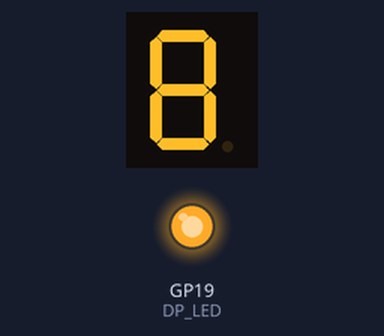
A program run on a simulated Raspberry Pi Pico running MicroPython. Shown: 1-digit seven-segment display, output pins drawn as LEDs (lit = HIGH). The segment pins are drawn as the display they are named for; pins used as bus, display or sensor lines are not drawn; what the program prints to the serial console is not drawn.

Above: at 0.8 s.
At 9.72 s:
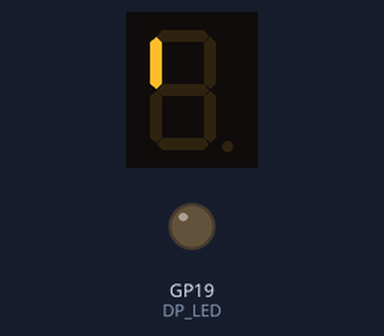
At 19.95 s:
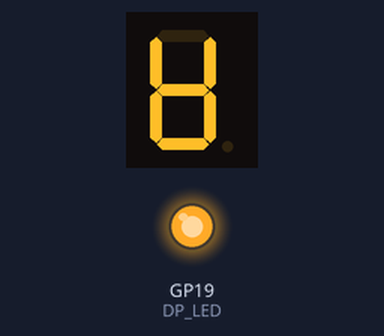
At 39.75 s:
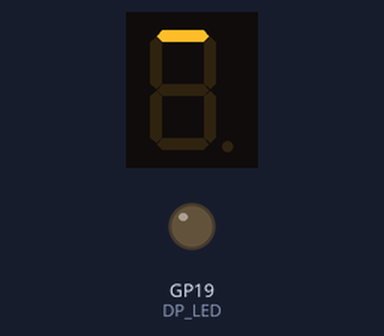
Timing chart, 0 to 40.0 s (numbered marks = the images above):
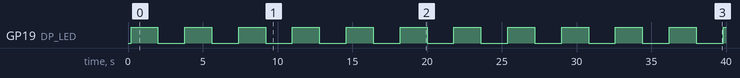

The program:

Seven_Segment_LED_Display.py
```python
# 7 Segment LED display - Common cathode
# Turn on and off each segment

#ALSO REQUIRED!!!
#220 ohm resistor for each Segment
#Wire according to information provided on associated video on YouTube

#Check the data sheet for your display, adjust connections as needed
#Connect Common Cathode pins to GND pins on PICO
#Connect the segment LEDS to these pins

#A_LED  to pin 21/GP16
#B_LED  to pin 22/GP17
#DP_LED to pin 25/GP19
#C_LED  to pin 26/GP20

#D_LED to pin 16/GP12
#E_LED to pin 17/GP13
#G_LED to pin 19/GP14
#F_LED to pin 20/GP15

#load libraries
import machine
import utime

A_LED  = machine.Pin(16,machine.Pin.OUT)  #Create an output pin for each segment
B_LED  = machine.Pin(17,machine.Pin.OUT)
DP_LED = machine.Pin(19,machine.Pin.OUT)
C_LED  = machine.Pin(20,machine.Pin.OUT)

D_LED  = machine.Pin(12,machine.Pin.OUT)
E_LED  = machine.Pin(13,machine.Pin.OUT)
G_LED  = machine.Pin(14,machine.Pin.OUT)
F_LED  = machine.Pin(15,machine.Pin.OUT)

print("Ready, Set, GO!")
Seq_Del = .1
while True:
    A_LED.value(1)       #Turn ON A LED segment
    utime.sleep(Seq_Del) #Pause a bit
    B_LED.value(1)
    utime.sleep(Seq_Del)
    DP_LED.value(1)
    utime.sleep(Seq_Del)
    C_LED.value(1)
    utime.sleep(Seq_Del)
    D_LED.value(1)
    utime.sleep(Seq_Del)
    E_LED.value(1)
    utime.sleep(Seq_Del)
    G_LED.value(1)
    utime.sleep(Seq_Del)
    F_LED.value(1)
    utime.sleep(Seq_Del)

    utime.sleep(1)

    A_LED.value(0)       #Turn OFF A LED segment
    utime.sleep(Seq_Del) #Pause a bit
    B_LED.value(0)
    utime.sleep(Seq_Del)
    DP_LED.value(0)
    utime.sleep(Seq_Del)
    C_LED.value(0)
    utime.sleep(Seq_Del)
    D_LED.value(0)
    utime.sleep(Seq_Del)
    E_LED.value(0)
    utime.sleep(Seq_Del)
    G_LED.value(0)
    utime.sleep(Seq_Del)
    F_LED.value(0)
    utime.sleep(Seq_Del)

    utime.sleep(1)
```

Measured:
- by itself, GP19 (DP_LED): alternates HIGH for 1.8 s and LOW for 1.8 s
- what the display in image 0 shows lasts 1.1 s, from 0.8 s to 1.9 s
